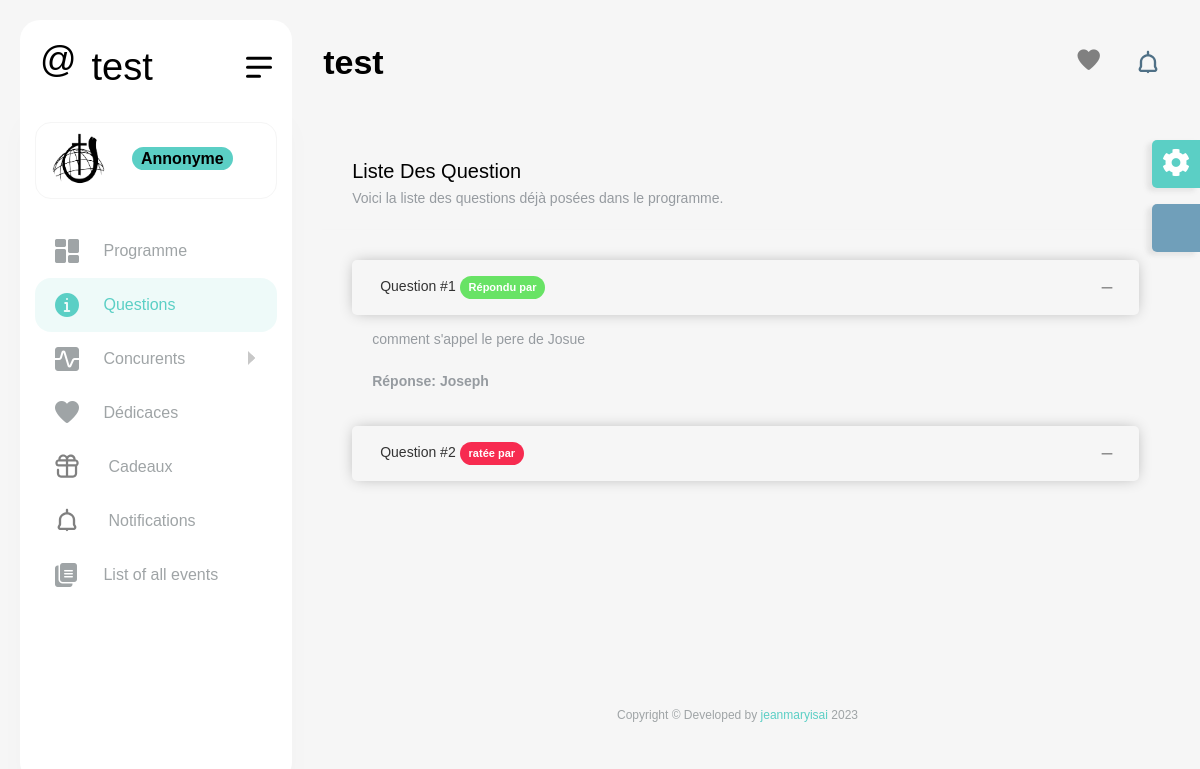
The page /questions on the database as committed earlier.
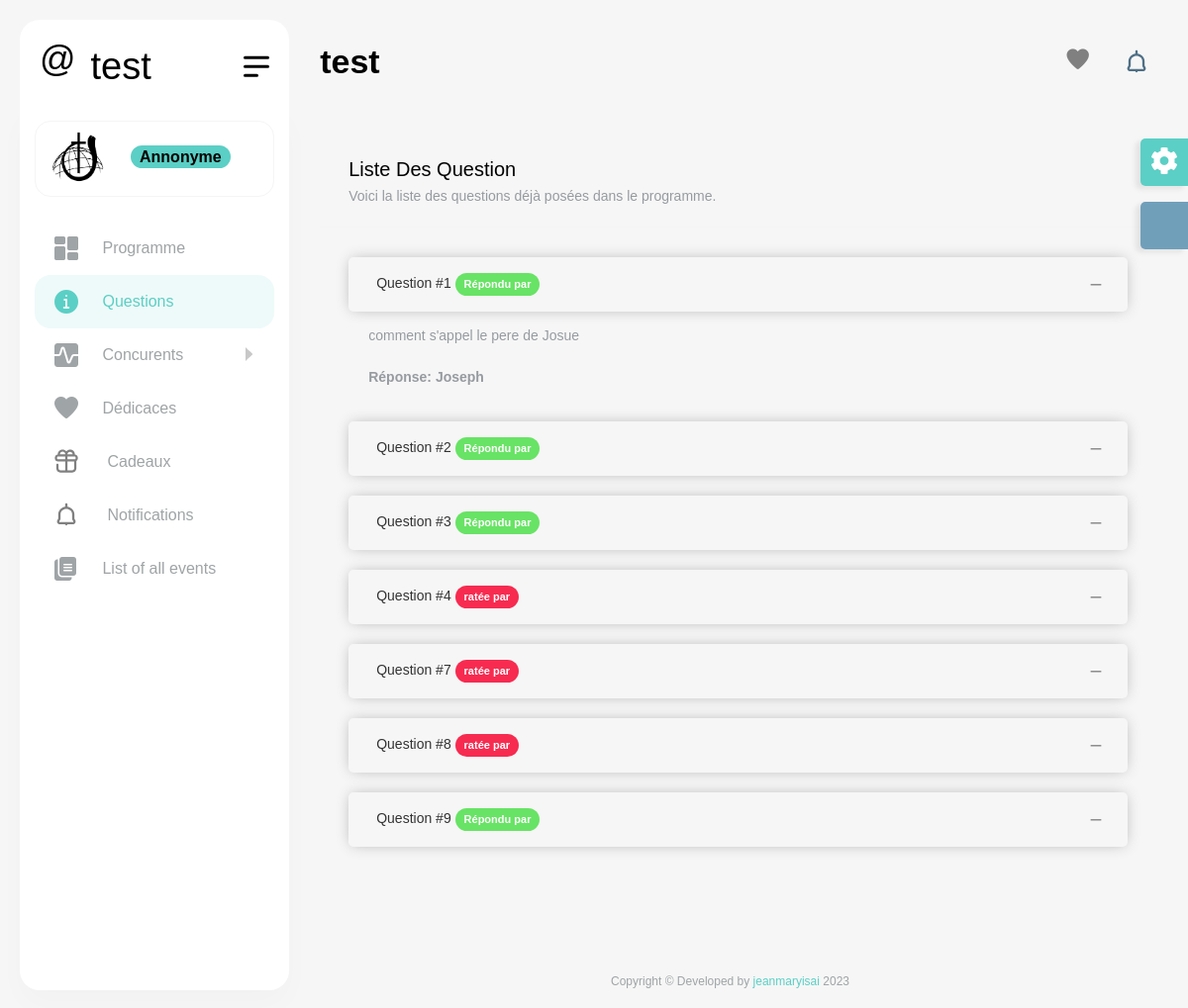
The same page on the database as committed later.
### core/models.py (models this page shows, shortened)
class Question(models.Model):
    enoncee=models.TextField()
    reponse=models.TextField()
    number=models.IntegerField(unique=True)
    receveur=models.ForeignKey(Concurent,null=True,blank=True,on_delete=models.SET_NULL,related_name='personne_posee')
    repondu=models.BooleanField()
    repliques= models.ManyToManyField(Concurent,related_name='persone_avoir_repondu',blank=True)
    repliques_rate=models.ManyToManyField(Concurent,blank=True)
    manche=models.ForeignKey(Manche,on_delete=models.SET_NULL,null=True,blank=True)
    used= models.BooleanField(default=False)
    time_answer=models.DateTimeField(null=True,blank=True)
    is_unique=models.BooleanField(default=False)
    is_repliques=models.BooleanField(default=True)
    is_risk=models.BooleanField(default=False)
    is_bonus=models.BooleanField(default=False)
    event= models.ForeignKey(CustomEvent,on_delete=models.SET_NULL,null=True,blank=True)

### core/views.py (the view)
# urls.py: path('questions',questions,name='questions'),
def questions(request):
    return render(request,'questions.html',{'qst':Question.objects.filter(used=True).order_by('number')})

### core/context_processors.py (called while the page is built)
def cart(request):
    concurents= Concurent.objects.all()
    dedicaces= Dedicace.objects.filter(show=True,event=True).order_by('-date')[:5]
    notification=Notification.objects.all().order_by('-date')[:5]
    context={'concurents':concurents
    ,
    'dedicaces':dedicaces,
    'notifications':notification,
    'event':CustomEvent.objects.get(isActive=True)
    }
    return context

### core/models.py (called while the page is built)
    @property
    def isTeam(self):
        if self.members.count()>1:
            return True
        else:
            return False

    @property
    def vraiNom(self):
        if self.isTeam:
            return self.nom
        else:
            return self.members.all().first.__str__

### templates/questions.html (shortened to what this page needs)
{% extends 'base.html' %} {% load static %} {% block 'body' %}
<div class="col-xxl-12">
    <div class="card transparent-card">
        <div class="card-header d-block">
            <h4 class="card-title">Liste des question</h4>
            <p class="m-0 subtitle">Voici la liste des questions d&eacute;j&agrave; pos&eacute;es dans le programme.</p>
        </div>
        <div class="card-body">
            <div class="accordion accordion-header-shadow accordion-rounded" id="accordion-ten">
                {% for x in qst %}
                <div class="accordion-item">
                    <div class="accordion-header  rounded-lg" id="accord-{{forloop.counter}}0One" data-bs-toggle="collapse" data-bs-target="#collapse{{forloop.counter}}0One" aria-controls="collapse{{forloop.counter}}0One" aria-expanded="true" role="button">
                        <span class="accordion-header-text">Question #{{x.number}} <span
                                class="badge badge-{% if x.repondu == True %}success{%else%}danger{%endif%} badge-sm">{% if x.repondu == True %}R&eacute;pondu{%else%}rat&eacute;e{%endif%} par {{x.receveur.prenom}}</span></span>
                        <span class="accordion-header-indicator"></span>
                    </div>
                    <div id="collapse{{forloop.counter}}0One" class="collapse accordion__body {% if forloop.counter == 1 %}show{% endif %}" aria-labelledby="accord-{{forloop.counter}}0One" data-bs-parent="#accordion-ten">
                        <div class="accordion-body-text">
                            {{x.enoncee}}
                            <br><br>
                            <strong>
                                R&eacute;ponse: {{x.reponse}}
                            </strong>
                        </div>
                    </div>
                </div>
                {% empty %}
                <h3>Pas de questions pour l'instant revenez plus tard. ;)</h3>
                {% endfor %}
            </div>
        </div>
    </div>
</div>
{%endblock%}

Rows that differ between the two databases and show on the page:
changed Question (number 2 of 7 on the later page): repondu "ratée" → "Répondu"
now on this page (row edited): Question: number "3", repondu "Répondu"
now on this page (row edited): Question: number "4", repondu "ratée"
added Question: number "7", repondu "ratée"
added Question: number "8", repondu "ratée"
added Question: number "9", repondu "Répondu"
